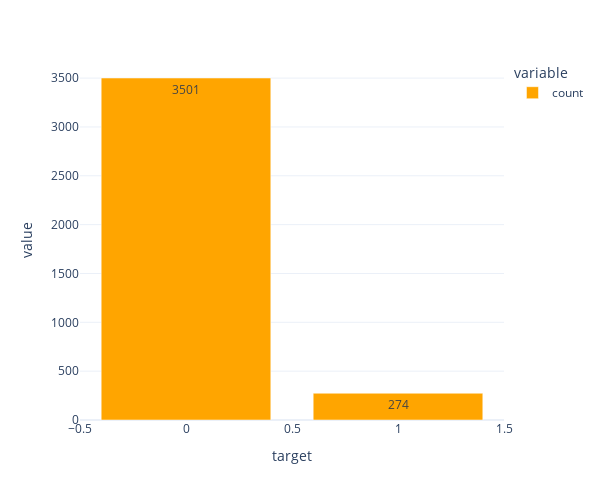

The notebook cell this image was saved under:
### Code cell
px.bar(data["target"].value_counts(), text_auto=True, color_discrete_sequence=["orange"], width=600, height=500)

### Figure 1 — Plotly figure (JSON) as saved in the notebook; plotly's stock layout.template omitted (floating-point values rounded to 4 significant figures)
{"data": [{"alignmentgroup": "True", "hovertemplate": "variable=count<br>target=%{x}<br>value=%{y}<extra></extra>", "legendgroup": "count", "marker": {"color": "orange", "pattern": {"shape": ""}}, "name": "count", "offsetgroup": "count", "orientation": "v", "showlegend": true, "textposition": "auto", "texttemplate": "%{y}", "type": "bar", "x": [0, 1], "xaxis": "x", "y": [3501, 274], "yaxis": "y"}], "layout": {"barmode": "relative", "height": 500, "legend": {"title": {"text": "variable"}, "tracegroupgap": 0}, "margin": {"t": 60}, "width": 600, "xaxis": {"anchor": "y", "autorange": true, "domain": [0, 1], "range": [-0.5, 1.5], "title": {"text": "target"}, "type": "linear"}, "yaxis": {"anchor": "x", "autorange": true, "domain": [0, 1], "range": [0, 3685.0], "title": {"text": "value"}, "type": "linear"}}}
